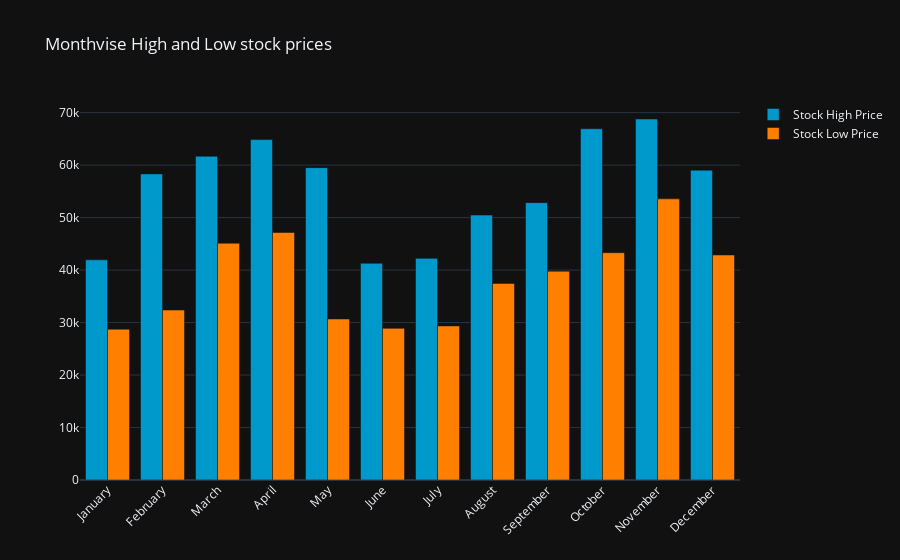

This figure's notebook cell:
### Code cell
y_2021.groupby(y_2021['Date'].dt.strftime('%B'))['Low'].min()
monthvise_high=y_2021.groupby(y_2021['Date'].dt.strftime('%B'))['High'].max()
monthvise_high=monthvise_high.reindex(new_order,axis=0)

monthvise_low=y_2021.groupby(y_2021['Date'].dt.strftime('%B'))['Low'].min()
monthvise_low=monthvise_low.reindex(new_order,axis=0)

fig=go.Figure()
fig.add_trace(go.Bar(
    x=monthvise_high.index,
    y=monthvise_high,
    name='Stock High Price',
    marker_color='rgb(0, 153, 204)'
))

fig.add_trace(go.Bar(
    x=monthvise_low.index,
    y=monthvise_low,
    name='Stock Low Price',
    marker_color='rgb(255, 128, 0)'
))
fig.update_layout(barmode='group', xaxis_tickangle=-45,title='Monthvise High and Low stock prices')
fig.show()

### Figure 1 — Plotly figure (JSON) as saved in the notebook; plotly's stock layout.template omitted (floating-point values rounded to 4 significant figures)
{"data": [{"marker": {"color": "rgb(0, 153, 204)"}, "name": "Stock High Price", "x": ["January", "February", "March", "April", "May", "June", "July", "August", "September", "October", "November", "December"], "y": [41950.0, 58330.0, 61680.0, 64860.0, 59520.0, 41300.0, 42240.0, 50480.0, 52850.0, 66930.0, 68790.0, 59040.0], "type": "bar"}, {"marker": {"color": "rgb(255, 128, 0)"}, "name": "Stock Low Price", "x": ["January", "February", "March", "April", "May", "June", "July", "August", "September", "October", "November", "December"], "y": [28720.0, 32380.0, 45120.0, 47160.0, 30680.0, 28890.0, 29360.0, 37460.0, 39790.0, 43320.0, 53570.0, 42870.0], "type": "bar"}], "layout": {"xaxis": {"tickangle": -45}, "barmode": "group", "title": {"text": "Monthvise High and Low stock prices"}}}
